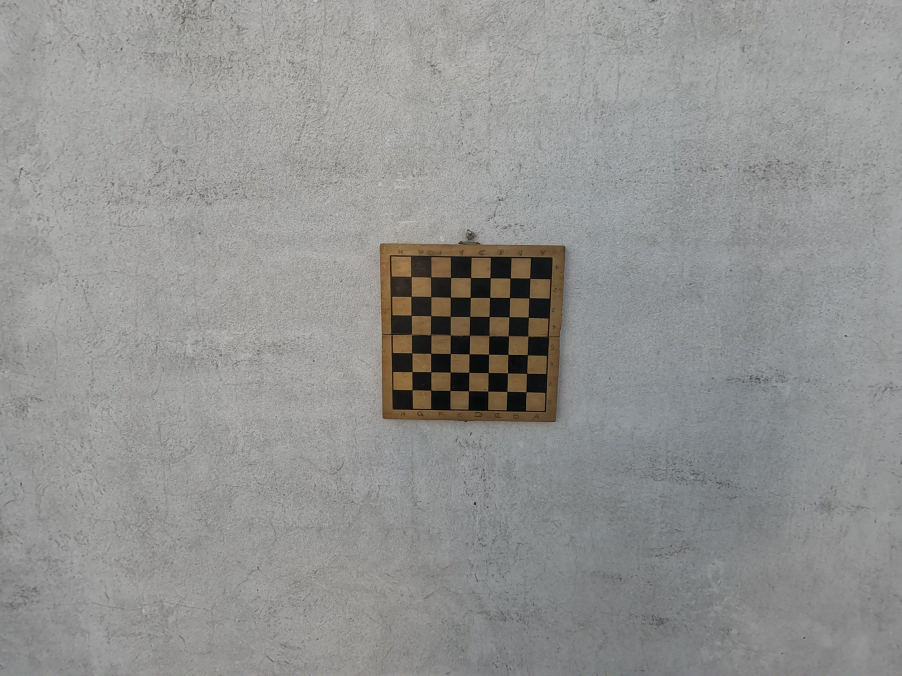
#> input picture data/calibration/left/left1.jpg, 2704 x 2028 px (shown at 1/3 size); its folder holds only this picture in this run
$ python aruco_calibration.py --images ../data/calibration/left
#> lines starting #> are read from the running program, lines starting #| are printed output that depends on the picture
import numpy as np
import cv2
import os
import glob
import argparse
import pickle
import matplotlib.pyplot as plt

def calibrate_with_aruco(images_path, marker_size_mm=50.0, dictionary_name='DICT_6X6_250',
                        baseline=None, visualize=False):
    """
    Calibrate camera using ArUco markers.

    Args:
        images_path: Path to calibration images
        marker_size_mm: ArUco marker size in mm
        dictionary_name: Name of ArUco dictionary to use
        baseline: Measured distance between cameras in mm (for stereo)
        visualize: Whether to visualize detected markers

    Returns:
        Dictionary with calibration parameters or None if calibration fails
    """
#> called with images_path = '../data/calibration/left', marker_size_mm = 50, dictionary_name = 'DICT_6X6_250', visualize = False
    print(f"Calibrating camera using ArUco markers (size: {marker_size_mm}mm)")

    # Get ArUco dictionary
    ARUCO_DICT = {
        "DICT_4X4_50": cv2.aruco.DICT_4X4_50,
        "DICT_4X4_100": cv2.aruco.DICT_4X4_100,
        "DICT_4X4_250": cv2.aruco.DICT_4X4_250,
        "DICT_4X4_1000": cv2.aruco.DICT_4X4_1000,
        "DICT_5X5_50": cv2.aruco.DICT_5X5_50,
        "DICT_5X5_100": cv2.aruco.DICT_5X5_100,
        "DICT_5X5_250": cv2.aruco.DICT_5X5_250,
        "DICT_5X5_1000": cv2.aruco.DICT_5X5_1000,
        "DICT_6X6_50": cv2.aruco.DICT_6X6_50,
        "DICT_6X6_100": cv2.aruco.DICT_6X6_100,
        "DICT_6X6_250": cv2.aruco.DICT_6X6_250,
        "DICT_6X6_1000": cv2.aruco.DICT_6X6_1000,
        "DICT_7X7_50": cv2.aruco.DICT_7X7_50,
        "DICT_7X7_100": cv2.aruco.DICT_7X7_100,
        "DICT_7X7_250": cv2.aruco.DICT_7X7_250,
        "DICT_7X7_1000": cv2.aruco.DICT_7X7_1000,
        "DICT_ARUCO_ORIGINAL": cv2.aruco.DICT_ARUCO_ORIGINAL
    }

    if dictionary_name not in ARUCO_DICT:
        print(f"Error: Dictionary {dictionary_name} not found")
        print(f"Available dictionaries: {', '.join(ARUCO_DICT.keys())}")
        return None

    # Set up ArUco detector
    aruco_dict = cv2.aruco.getPredefinedDictionary(ARUCO_DICT[dictionary_name])
    parameters = cv2.aruco.DetectorParameters()
    detector = cv2.aruco.ArucoDetector(aruco_dict, parameters)

    # Get list of images
    if os.path.isdir(images_path):
        # Check for left and right folders for stereo
        left_dir = os.path.join(images_path, 'left')
        right_dir = os.path.join(images_path, 'right')

        if os.path.isdir(left_dir) and os.path.isdir(right_dir):
            # Stereo calibration
            left_images = glob.glob(os.path.join(left_dir, '*.jpg')) + \
                         glob.glob(os.path.join(left_dir, '*.png')) + \
                         glob.glob(os.path.join(left_dir, '*.jpeg'))

            right_images = glob.glob(os.path.join(right_dir, '*.jpg')) + \
                          glob.glob(os.path.join(right_dir, '*.png')) + \
                          glob.glob(os.path.join(right_dir, '*.jpeg'))

            # Sort images to ensure consistent ordering
            left_images.sort()
            right_images.sort()

            if not left_images or not right_images:
                print(f"No images found in {left_dir} or {right_dir}")
                return None

            # Calibrate stereo cameras
            return calibrate_stereo_aruco(left_images, right_images, marker_size_mm,
                                        dictionary_name, baseline, visualize)
        else:
            # Mono calibration
            images = glob.glob(os.path.join(images_path, '*.jpg')) + \
                    glob.glob(os.path.join(images_path, '*.png')) + \
                    glob.glob(os.path.join(images_path, '*.jpeg'))
    else:
        # Assume it's a glob pattern
        images = glob.glob(images_path)

    if not images:
        print(f"No images found at {images_path}")
        return None

    # Sort images to ensure consistent ordering
    images.sort()

    # Get image size from first image
    img = cv2.imread(images[0])
#> img is the input picture: shape (2028, 2704, 3); mean B, G, R 145, 146.7, 146.7
    if img is None:
        print(f"Could not read image {images[0]}")
        return None

    img_size = (img.shape[1], img.shape[0])  # width, height

    print(f"Found {len(images)} images. Processing...")

    # Arrays to store object points and image points
    obj_points = []  # 3D points in real world space
    img_points = []  # 2D points in image plane

    # Process each image
    successful_images = 0

    for idx, img_path in enumerate(images):
        img = cv2.imread(img_path)
        if img is None:
            print(f"  Skipping image {idx+1}/{len(images)}: Could not read image")
            continue

        # Convert to grayscale
        gray = cv2.cvtColor(img, cv2.COLOR_BGR2GRAY)
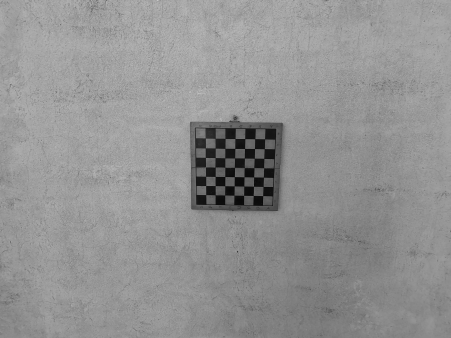
#> gray: shape (2028, 2704) (shown at 1/6 size); min 0, max 208, mean 146.6

        # Try to enhance image using CLAHE
        clahe = cv2.createCLAHE(clipLimit=2.0, tileGridSize=(8, 8))
        enhanced = clahe.apply(gray)
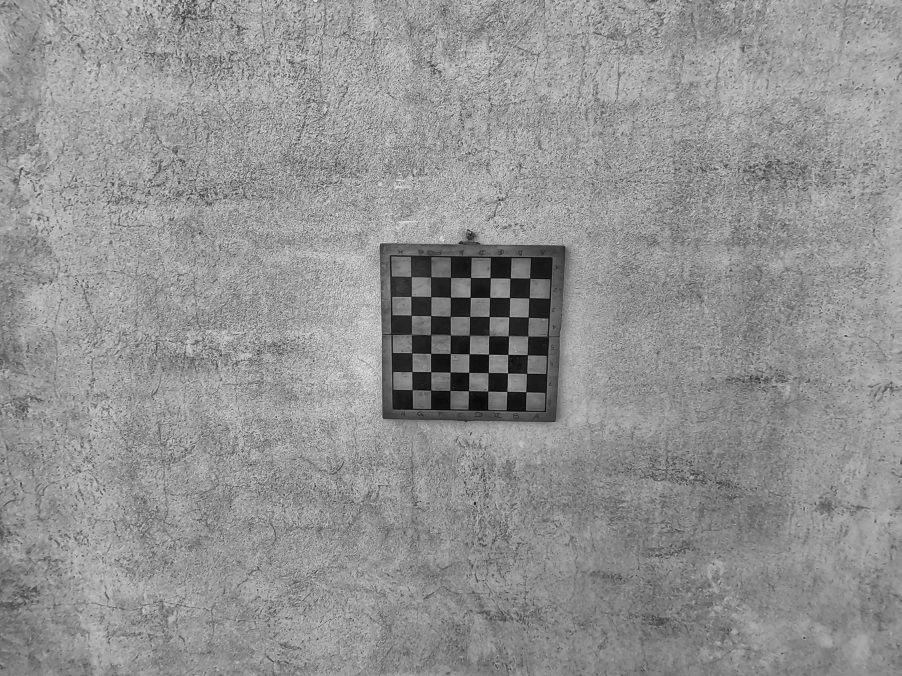
#> enhanced: shape (2028, 2704) (shown at 1/3 size); min 1, max 235, mean 145.7

        # Detect ArUco markers
        corners, ids, rejected = detector.detectMarkers(enhanced)
#> corners = (); ids = None; rejected = 59 items

        if ids is not None and len(ids) > 0:
            # ArUco markers detected
            successful_images += 1

            # Draw detected markers if visualization is enabled
            if visualize:
                detected_img = img.copy()
                cv2.aruco.drawDetectedMarkers(detected_img, corners, ids)

                # Resize for display if image is too large
                max_display_dim = 1200
                h, w = detected_img.shape[:2]
                scale = min(1.0, max_display_dim / max(h, w))

                if scale < 1.0:
                    display_size = (int(w * scale), int(h * scale))
                    detected_img = cv2.resize(detected_img, display_size)

                cv2.imshow(f'Detected ArUco Markers', detected_img)
                cv2.waitKey(1000)  # Show for 1 second

            # For each detected marker, add object and image points
            for i, corner in enumerate(corners):
                # Get marker ID
                marker_id = ids[i][0]

                # Define 3D coordinates for this marker
                # Using marker size, with the marker centered at the origin
                half_size = marker_size_mm / 2
                objp = np.array([
                    [-half_size, half_size, 0],    # Top-left
                    [half_size, half_size, 0],     # Top-right
                    [half_size, -half_size, 0],    # Bottom-right
                    [-half_size, -half_size, 0]    # Bottom-left
                ])

                # Add object points
                obj_points.append(objp)

                # Add image points (corners)
                img_points.append(corner.reshape(-1, 2))

            print(f"  Processed image {idx+1}/{len(images)}: {len(corners)} markers detected")
        else:
            print(f"  Processed image {idx+1}/{len(images)}: No markers detected")

    if visualize:
        cv2.destroyAllWindows()

    if successful_images == 0:
        print("No ArUco markers found in any images")
        return None

    print(f"Successfully detected markers in {successful_images}/{len(images)} images")

    # Perform camera calibration
    flags = 0
    flags |= cv2.CALIB_RATIONAL_MODEL  # Use rational polynomial model for better distortion modeling

    print("Calculating camera parameters...")
    ret, camera_matrix, dist_coeffs, rvecs, tvecs = cv2.calibrateCamera(
        obj_points, img_points, img_size, None, None, flags=flags
    )

    # Calculate reprojection error
    mean_error = 0
    for i in range(len(obj_points)):
        img_points2, _ = cv2.projectPoints(obj_points[i], rvecs[i], tvecs[i], camera_matrix, dist_coeffs)
        error = cv2.norm(img_points[i], img_points2, cv2.NORM_L2) / len(img_points2)
        mean_error += error

    mean_error /= len(obj_points)
    print(f"Calibration complete. Mean reprojection error: {mean_error:.6f} pixels")

    # Calculate Field of View (FOV)
    fx = camera_matrix[0, 0]
    fov_horizontal = 2 * np.arctan(img_size[0] / (2 * fx)) * 180 / np.pi

    # Monocular parameters for depth estimation
    mono_params = {
        'camera_matrix': camera_matrix,
        'dist_coeffs': dist_coeffs,
        'camera_height': 1.2,  # Default camera height in meters (adjust as needed)
        'tilt_angle': 15.0,    # Default tilt angle in degrees (adjust as needed)
        'fov_horizontal': fov_horizontal,
        'image_size': img_size
    }

    # Calibration data
    calibration_data = {
        'mono': mono_params,
        'calibration_error': mean_error
    }

    return calibration_data

# [532 lines left out: functions calibrate_stereo_aruco, generate_aruco_marker, generate_aruco_board, print_calibration_params, save_calibration, not called in this run]

def main():
    parser = argparse.ArgumentParser(description='GoPro HERO11 Black Camera Calibration with ArUco Markers')

    # Input arguments
    parser.add_argument('--images', help='Path to calibration images')
    parser.add_argument('--marker_size', type=float, default=50.0,
                       help='ArUco marker size in mm')
    parser.add_argument('--dictionary', default='DICT_6X6_250',
                       help='ArUco dictionary to use')
    parser.add_argument('--baseline', type=float, help='Camera baseline in mm (if known)')
    parser.add_argument('--output_dir', default='./calibration_results',
                       help='Output directory for calibration files')
    parser.add_argument('--visualize', action='store_true',
                       help='Visualize detected markers')

    # Arguments for generating markers
    parser.add_argument('--generate_marker', action='store_true',
                       help='Generate a single ArUco marker for printing')
    parser.add_argument('--generate_board', action='store_true',
                       help='Generate an ArUco board for printing')
    parser.add_argument('--marker_id', type=int, default=0,
                       help='ID of marker to generate')
    parser.add_argument('--marker_output', default='aruco_marker.png',
                       help='Output file for generated marker')
    parser.add_argument('--markers_x', type=int, default=4,
                       help='Number of markers in X direction for board')
    parser.add_argument('--markers_y', type=int, default=5,
                       help='Number of markers in Y direction for board')
    parser.add_argument('--board_output', default='aruco_board.png',
                       help='Output file for generated board')

    args = parser.parse_args()

    # Create output directory
    os.makedirs(args.output_dir, exist_ok=True)

    # Execute requested action
    if args.generate_marker:
        # Generate a single ArUco marker
        marker_path = os.path.join(args.output_dir, args.marker_output)
        generate_aruco_marker(
            args.dictionary, args.marker_id, 400, marker_path
        )
        print(f"To use this marker for calibration:")
        print(f"1. Print the marker at a known size (e.g., 50mm x 50mm)")
        print(f"2. Ensure it's printed on a rigid, flat surface")
        print(f"3. Take 20-30 photos of the marker from different angles")
        print(f"4. Run the calibration with --marker_size set to the physical size in mm")

    elif args.generate_board:
        # Generate an ArUco board
        board_path = os.path.join(args.output_dir, args.board_output)
        num_markers = generate_aruco_board(
            args.dictionary, args.markers_x, args.markers_y,
            100, 20, board_path  # Default marker size and spacing in pixels
        )
        print(f"Generated ArUco board with {num_markers} markers")
        print(f"To use this board for calibration:")
        print(f"1. Print the board at a known size")
        print(f"2. Ensure it's printed on a rigid, flat surface")
        print(f"3. Take 20-30 photos of the board from different angles")
        print(f"4. Run the calibration with --marker_size set to the physical marker size in mm")

    elif args.images:
        # Perform camera calibration with ArUco markers
        print(f"Calibrating camera using ArUco markers from {args.images}")
        print(f"Marker size: {args.marker_size} mm")
        print(f"Dictionary: {args.dictionary}")

        calibration_data = calibrate_with_aruco(
            args.images, args.marker_size, args.dictionary,
            args.baseline, args.visualize
        )

        if calibration_data:
            # Save calibration data
            save_calibration(calibration_data, args.output_dir)

            # Print parameters
            print_calibration_params(calibration_data)
        else:
            print("Calibration failed. Please check the images and markers.")
            print("Tips for successful calibration:")
            print("1. Use a rigid, flat surface for the markers")
            print("2. Take images from different angles and distances")
            print("3. Ensure good lighting with minimal glare")
            print("4. Use the correct dictionary and marker size")
            print("5. Try using a calibration board with multiple markers")

    else:
        # No action specified, show help
        parser.print_help()
        print("\nExamples:")
        print("  # Generate an ArUco marker")
        print(f"  python {__file__} --generate_marker --marker_id 0 --output_dir outputs")
        print()
        print("  # Generate an ArUco board")
        print(f"  python {__file__} --generate_board --markers_x 5 --markers_y 7 --output_dir outputs")
        print()
        print("  # Calibrate using ArUco markers")
        print(f"  python {__file__} --images data/calibration/ --marker_size 50.0 --output_dir outputs --visualize")

if __name__ == "__main__":
    main()

$ run again, on data/calibration/left/left13.jpg
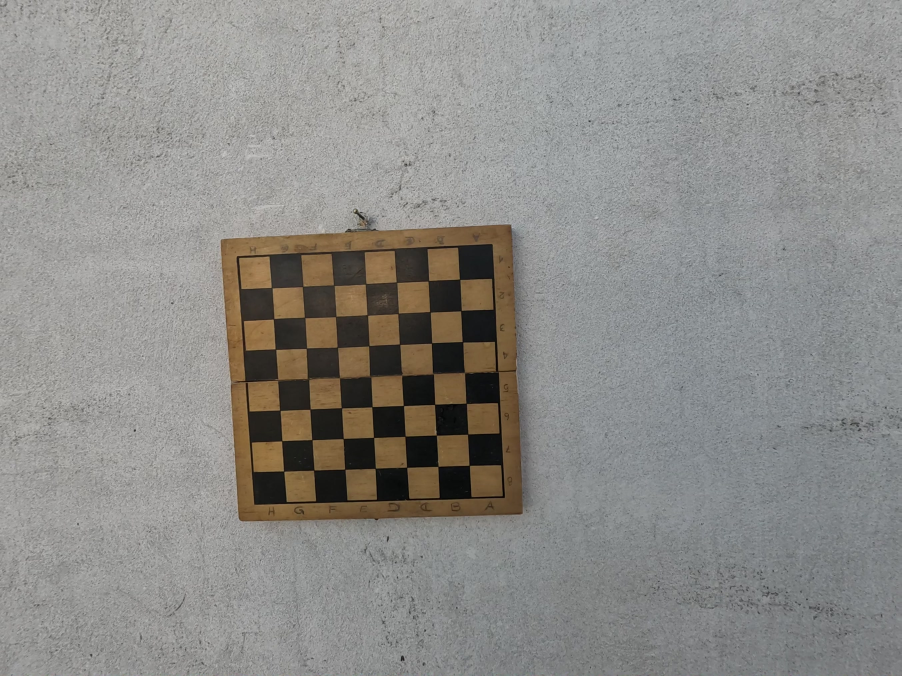
#> input picture data/calibration/left/left13.jpg, 2704 x 2028 px (shown at 1/3 size)
#> in calibrate_with_aruco, img is the input picture: shape (2028, 2704, 3); mean B, G, R 136.1, 139.5, 140.7
#> in calibrate_with_aruco, `gray = cv2.cvtColor(img, cv2.COLOR_BGR2GRAY)`:
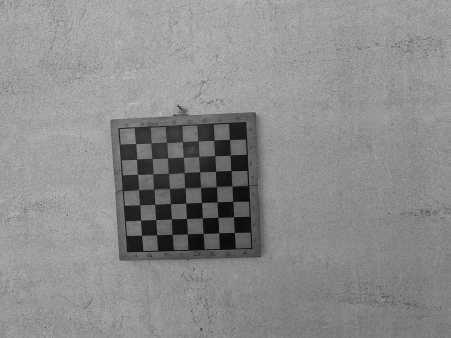
#> gray: shape (2028, 2704) (shown at 1/6 size); min 0, max 214, mean 139.5
#> in calibrate_with_aruco, `enhanced = clahe.apply(gray)`:
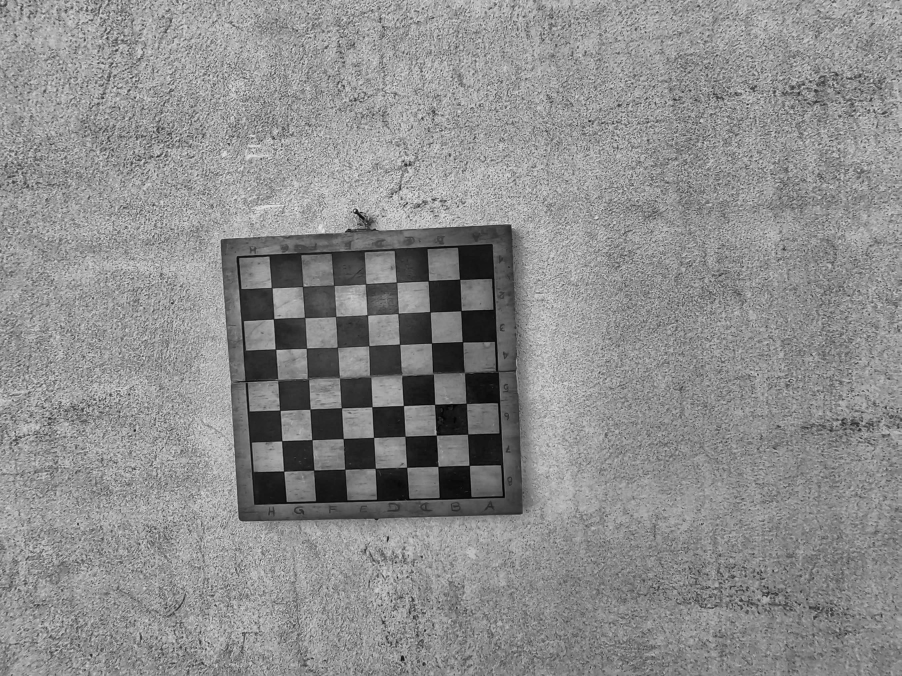
#> enhanced: shape (2028, 2704) (shown at 1/3 size); min 0, max 238, mean 140.8
#> corners = (); ids = None; rejected = 56 items

$ run again, on data/calibration/left/left14.jpg
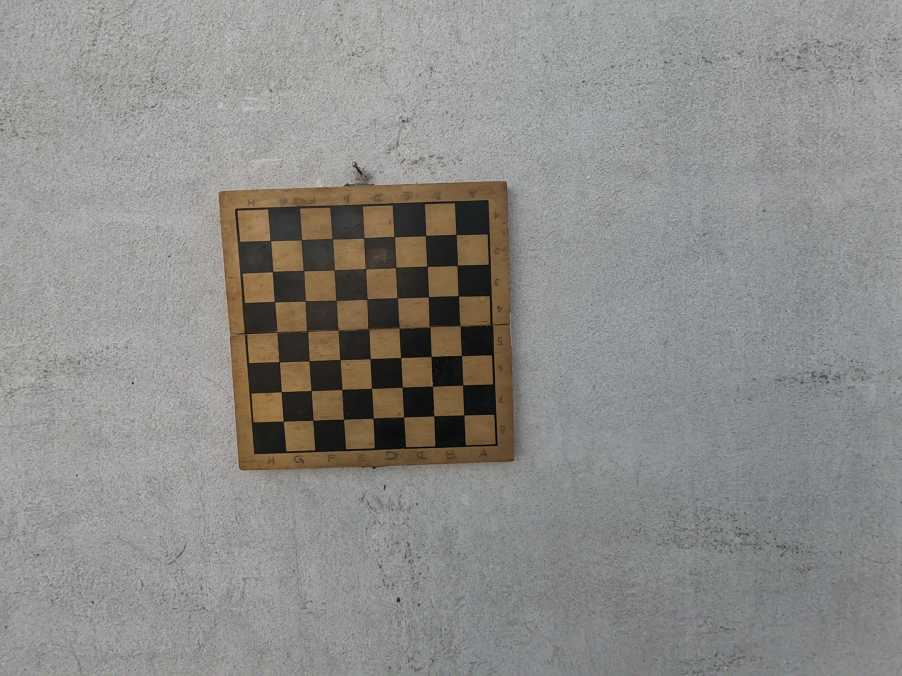
#> input picture data/calibration/left/left14.jpg, 2704 x 2028 px (shown at 1/3 size)
#> in calibrate_with_aruco, img is the input picture: shape (2028, 2704, 3); mean B, G, R 136.7, 139.7, 140.9
#> in calibrate_with_aruco, `gray = cv2.cvtColor(img, cv2.COLOR_BGR2GRAY)`:
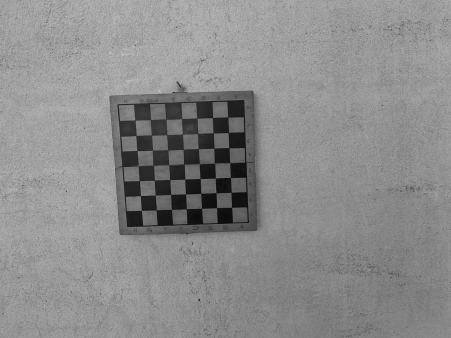
#> gray: shape (2028, 2704) (shown at 1/6 size); min 0, max 209, mean 139.8
#> in calibrate_with_aruco, `enhanced = clahe.apply(gray)`:
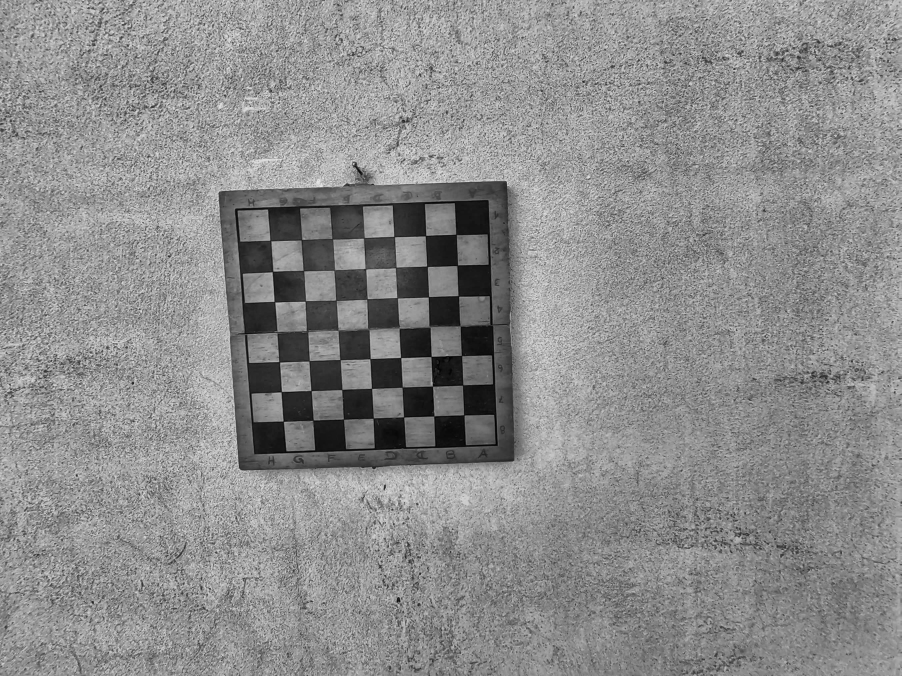
#> enhanced: shape (2028, 2704) (shown at 1/3 size); min 0, max 235, mean 140.8
#> corners = (); ids = None; rejected = 57 items
